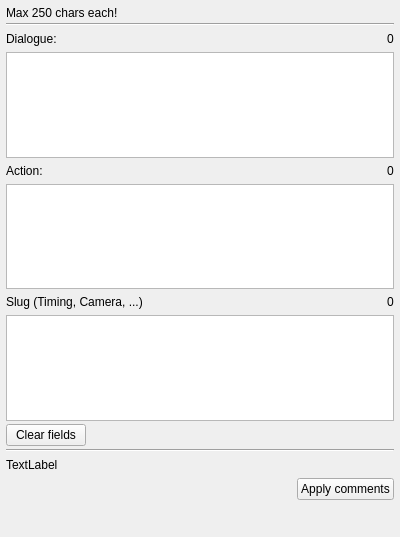
<?xml version="1.0" encoding="UTF-8"?>
<ui version="4.0">
 <class>FrameComment</class>
 <widget class="QWidget" name="FrameComment">
  <property name="geometry">
   <rect>
    <x>0</x>
    <y>0</y>
    <width>400</width>
    <height>537</height>
   </rect>
  </property>
  <property name="windowTitle">
   <string>Frame Comments</string>
  </property>
  <layout class="QVBoxLayout" name="verticalLayout">
   <property name="spacing">
    <number>3</number>
   </property>
   <property name="leftMargin">
    <number>6</number>
   </property>
   <property name="topMargin">
    <number>6</number>
   </property>
   <property name="rightMargin">
    <number>6</number>
   </property>
   <property name="bottomMargin">
    <number>6</number>
   </property>
   <item>
    <widget class="QLabel" name="labMax100chars">
     <property name="text">
      <string>Max 250 chars each!</string>
     </property>
    </widget>
   </item>
   <item>
    <widget class="Line" name="line">
     <property name="orientation">
      <enum>Qt::Horizontal</enum>
     </property>
    </widget>
   </item>
   <item>
    <layout class="QHBoxLayout" name="horizontalLayout">
     <item>
      <widget class="QLabel" name="labDialogue">
       <property name="text">
        <string>Dialogue:</string>
       </property>
      </widget>
     </item>
     <item>
      <spacer name="horizontalSpacer">
       <property name="orientation">
        <enum>Qt::Horizontal</enum>
       </property>
       <property name="sizeHint" stdset="0">
        <size>
         <width>40</width>
         <height>20</height>
        </size>
       </property>
      </spacer>
     </item>
     <item>
      <widget class="QLabel" name="labDialogueCount">
       <property name="text">
        <string>0</string>
       </property>
      </widget>
     </item>
    </layout>
   </item>
   <item>
    <widget class="QPlainTextEdit" name="pteDialogue">
     <property name="documentTitle">
      <string/>
     </property>
    </widget>
   </item>
   <item>
    <layout class="QHBoxLayout" name="horizontalLayout_2">
     <item>
      <widget class="QLabel" name="labAction">
       <property name="text">
        <string>Action:</string>
       </property>
      </widget>
     </item>
     <item>
      <spacer name="horizontalSpacer_2">
       <property name="orientation">
        <enum>Qt::Horizontal</enum>
       </property>
       <property name="sizeHint" stdset="0">
        <size>
         <width>40</width>
         <height>20</height>
        </size>
       </property>
      </spacer>
     </item>
     <item>
      <widget class="QLabel" name="labActionCount">
       <property name="text">
        <string>0</string>
       </property>
      </widget>
     </item>
    </layout>
   </item>
   <item>
    <widget class="QPlainTextEdit" name="pteAction"/>
   </item>
   <item>
    <layout class="QHBoxLayout" name="horizontalLayout_3">
     <item>
      <widget class="QLabel" name="labNotes">
       <property name="text">
        <string>Slug (Timing, Camera, ...)</string>
       </property>
      </widget>
     </item>
     <item>
      <spacer name="horizontalSpacer_3">
       <property name="orientation">
        <enum>Qt::Horizontal</enum>
       </property>
       <property name="sizeHint" stdset="0">
        <size>
         <width>40</width>
         <height>20</height>
        </size>
       </property>
      </spacer>
     </item>
     <item>
      <widget class="QLabel" name="labNotesCount">
       <property name="text">
        <string>0</string>
       </property>
      </widget>
     </item>
    </layout>
   </item>
   <item>
    <widget class="QPlainTextEdit" name="pteNotes"/>
   </item>
   <item>
    <layout class="QHBoxLayout" name="horizontalLayout_4">
     <item>
      <widget class="QPushButton" name="btnClearFields">
       <property name="text">
        <string>Clear fields</string>
       </property>
      </widget>
     </item>
     <item>
      <spacer name="horizontalSpacer_4">
       <property name="orientation">
        <enum>Qt::Horizontal</enum>
       </property>
       <property name="sizeHint" stdset="0">
        <size>
         <width>40</width>
         <height>20</height>
        </size>
       </property>
      </spacer>
     </item>
    </layout>
   </item>
   <item>
    <widget class="Line" name="line_2">
     <property name="orientation">
      <enum>Qt::Horizontal</enum>
     </property>
    </widget>
   </item>
   <item>
    <layout class="QHBoxLayout" name="horizontalLayout_6">
     <item>
      <widget class="QLabel" name="labLayerFrame">
       <property name="text">
        <string>TextLabel</string>
       </property>
      </widget>
     </item>
     <item>
      <spacer name="horizontalSpacer_6">
       <property name="orientation">
        <enum>Qt::Horizontal</enum>
       </property>
       <property name="sizeHint" stdset="0">
        <size>
         <width>40</width>
         <height>20</height>
        </size>
       </property>
      </spacer>
     </item>
    </layout>
   </item>
   <item>
    <layout class="QHBoxLayout" name="horizontalLayout_5">
     <item>
      <spacer name="horizontalSpacer_5">
       <property name="orientation">
        <enum>Qt::Horizontal</enum>
       </property>
       <property name="sizeHint" stdset="0">
        <size>
         <width>40</width>
         <height>20</height>
        </size>
       </property>
      </spacer>
     </item>
     <item>
      <widget class="QPushButton" name="btnApplyComments">
       <property name="text">
        <string>Apply comments</string>
       </property>
      </widget>
     </item>
    </layout>
   </item>
   <item>
    <spacer name="verticalSpacer">
     <property name="orientation">
      <enum>Qt::Vertical</enum>
     </property>
     <property name="sizeHint" stdset="0">
      <size>
       <width>20</width>
       <height>117</height>
      </size>
     </property>
    </spacer>
   </item>
  </layout>
 </widget>
 <resources/>
 <connections/>
</ui>
